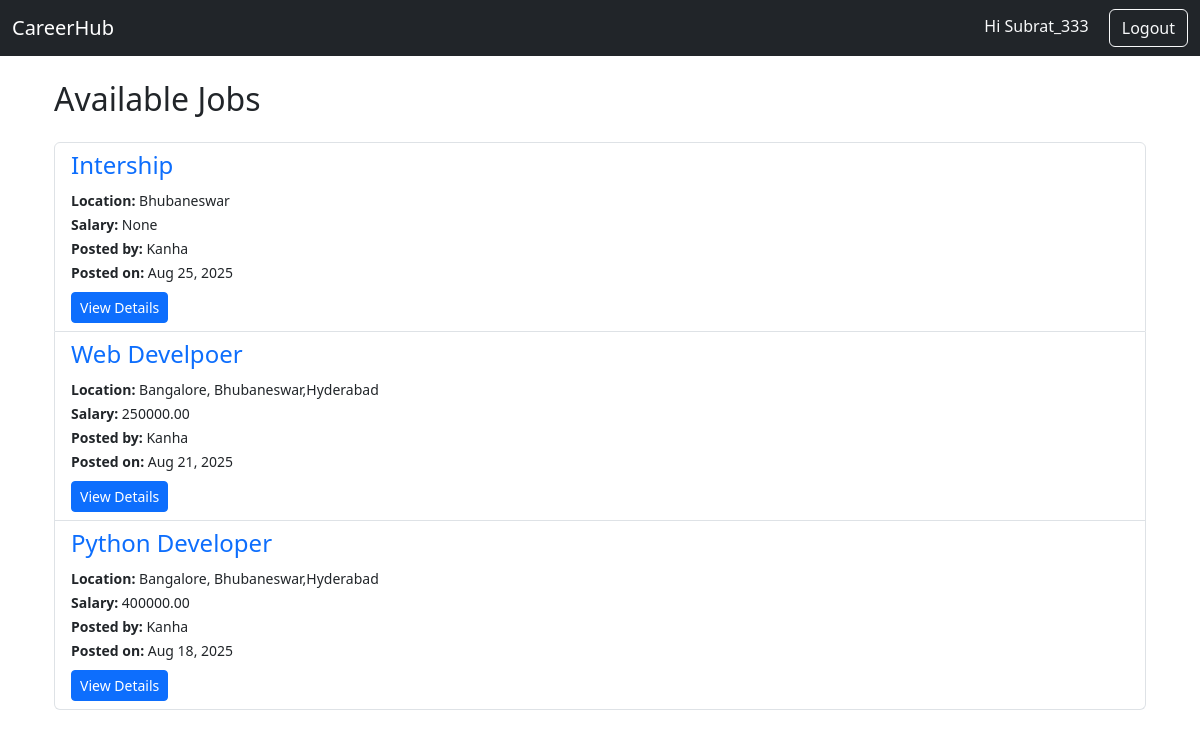
The page /jobs/jobs/ (signed in) on the database as committed earlier.
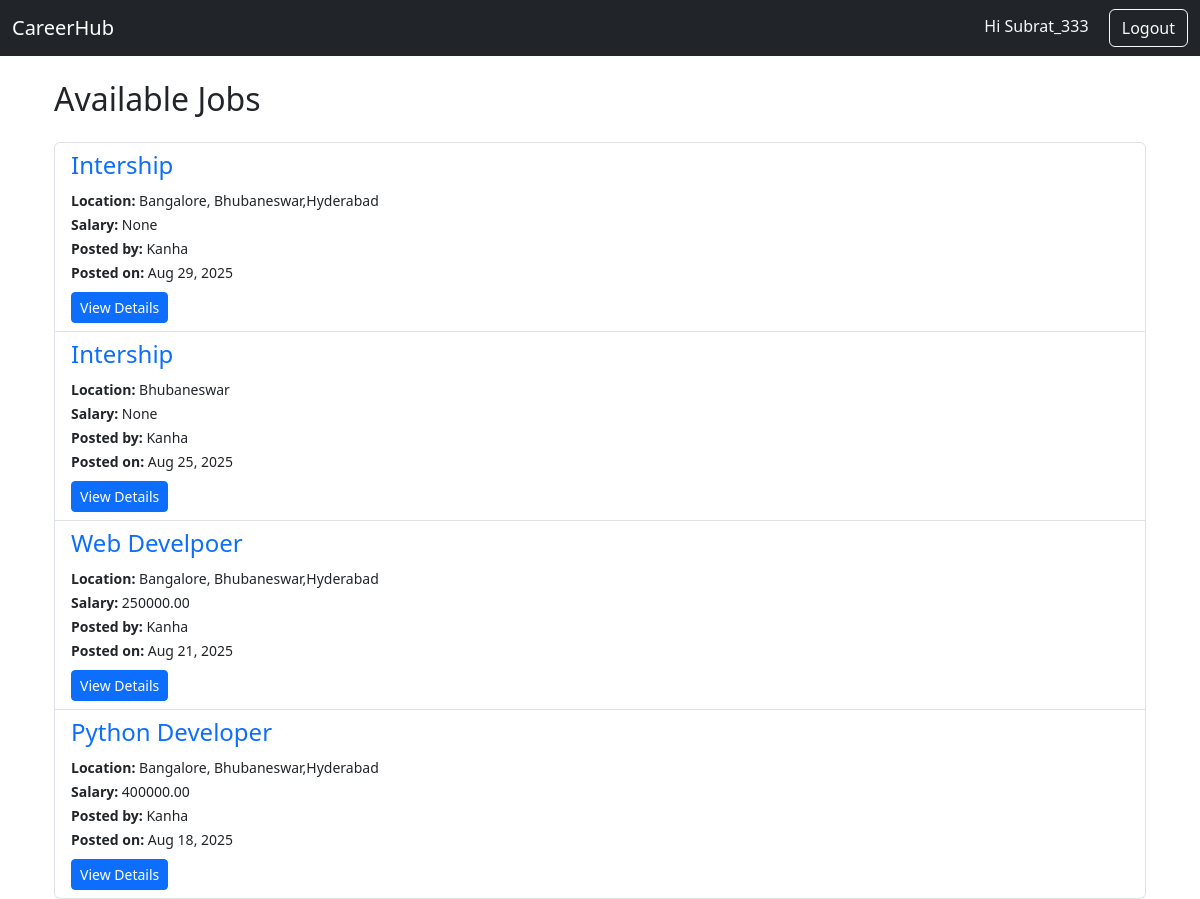
The same page on the database as committed later.
### jobs/models.py (models this page shows, shortened)
class Job(models.Model):
    employer = models.ForeignKey(
        settings.AUTH_USER_MODEL,
        on_delete=models.CASCADE,
        related_name="jobs"
    )
    title = models.CharField(max_length=200)
    description = models.TextField()
    location = models.CharField(max_length=100)
    salary = models.DecimalField(max_digits=10, decimal_places=2, null=True, blank=True)
    created_at = models.DateTimeField(auto_now_add=True)  # when job is posted
    updated_at = models.DateTimeField(auto_now=True)      # when job is updated

### users/models.py (models this page shows)
class CustomUser(AbstractUser):
    USER_TYPE_CHOICES = (
        ('employer', 'Employer'),
        ('candidate', 'Candidate'),
    )
    user_type = models.CharField(max_length=10, choices=USER_TYPE_CHOICES)

### jobs/views.py (the view)
# urls.py: path('jobs/', views.job_list, name='job_list'),  # only one route for list
@login_required
def job_list(request):
    jobs = Job.objects.all().order_by('-created_at')
    return render(request, 'jobs/job_list.html', {'jobs': jobs})

### templates/jobs/job_list.html
{% extends 'base.html' %}
{% block content %}
<div class="container">
    <h2 class="mb-4">Available Jobs</h2>
    <div class="list-group">
        {% for job in jobs %}
            <div class="list-group-item">
                <h4>
                    <a href="{% url 'job_detail' job.id %}" class="text-decoration-none">
                        {{ job.title }}
                    </a>
                </h4>
                <small><strong>Location:</strong> {{ job.location }}</small><br>
                <small><strong>Salary:</strong> {{ job.salary }}</small><br>
                <small><strong>Posted by:</strong> {{ job.employer.username }}</small><br>
                <small><strong>Posted on:</strong> {{ job.created_at|date:"M d, Y" }}</small><br>
                <a href="{% url 'job_detail' job.id %}" class="btn btn-primary btn-sm mt-2">
                    View Details
                </a>
            </div>
        {% empty %}
            <p>No jobs available right now.</p>
        {% endfor %}
    </div>
</div>
{% endblock %}

Rows that differ between the two databases and show on the page:
added Job: title "Intership", location "Bangalore, Bhubaneswar,Hyderabad", salary "None", employer.username "Kanha", created_at "Aug 29, 2025"
